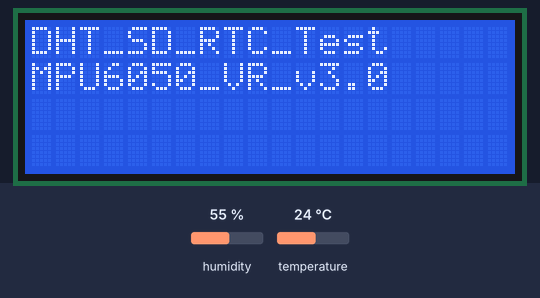
The sketch below on a simulated Arduino Mega 2560, built with avr-gcc and run on an emulated ATmega2560. On the bench: 20×4 character LCD. The test bench sets the inputs (shaded band); at power-on: humidity 55 %, temperature 24 °C. The local clock reads 2024-03-15 10:24:30 at power-on unless the sketch sets it; storage starts empty; what the sketch prints to the serial monitor is not drawn.

Above: at 4.2 s.
At 9.4 s:
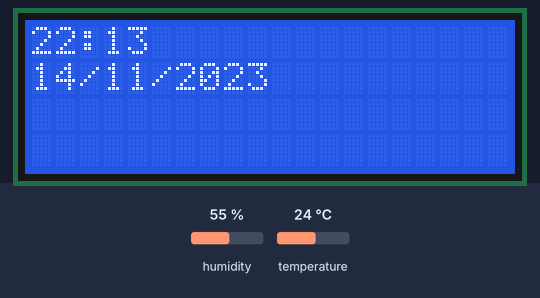
9.5 s: humidity set to 22 %
At 18.6 s:
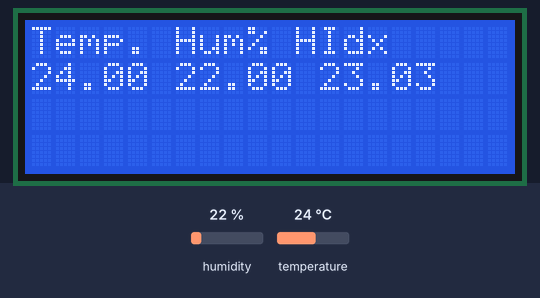
39.7 s: temperature set to 12 °C
At 49.4 s:
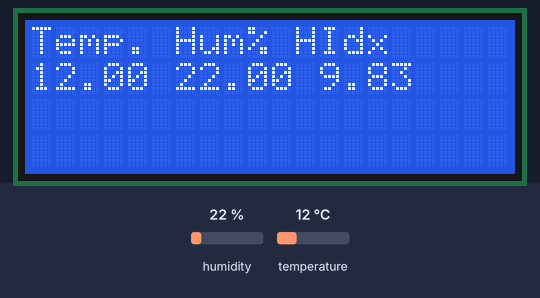
Timing chart, 0 to 50.9 s (numbered marks = the images above; inputs shaded):
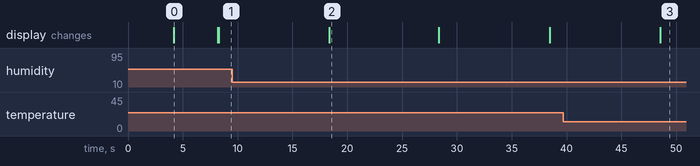

The sketch:

DHT_SD_RTC_LCD_MPU6050_Test_VR_v4.0.ino
```cpp
// temperature, humidity reading from DHT11 on Arduino Mega
// read data from MPU 6050
// read the data and show on LCD Display 2 lines 16 chars
// DONE set time stamp using RTC

// DONE store data in a log file using DataLogger dataDHT.txt file store all information on Date,time,Temp.,Humidity, HIndex.

#include <SPI.h>
#include<SD.h>
File myFile;

// change this to match your SD shield or module;
//     Arduino Ethernet shield: pin 4
//     Adafruit SD shields and modules: pin 10
//     Sparkfun SD shield: pin 8
const int chipSelect = 10;


#include <Adafruit_MPU6050.h>
#include <Adafruit_Sensor.h>
#include <Wire.h>
Adafruit_MPU6050 mpu;


#include <LiquidCrystal_I2C.h>
LiquidCrystal_I2C lcd(0x27,20,4);  // set the LCD address to 0x27 for a 16 chars and 2 line display

//********************TEMPERATURE AND HUMIDITY TEST
#include "DHT.h"
#define DHTPIN 9     // Digital pin connected to the DHT sensor


// Feather HUZZAH ESP8266 note: use pins 3, 4, 5, 12, 13 or 14 --
// Pin 15 can work but DHT must be disconnected during program upload.

// Uncomment whatever type you're using!

#define DHTTYPE DHT11   // DHT 11


//#define DHTTYPE DHT22   // DHT 22  (AM2302), AM2321
//#define DHTTYPE DHT21   // DHT 21 (AM2301)

// Connect pin 1 (on the left) of the sensor to +5V
// NOTE: If using a board with 3.3V logic like an Arduino Due connect pin 1
// to 3.3V instead of 5V!
// Connect pin 2 of the sensor to whatever your DHTPIN is
// Connect pin 4 (on the right) of the sensor to GROUND
// Connect a 10K resistor from pin 2 (data) to pin 1 (power) of the sensor

// Initialize DHT sensor.
// Note that older versions of this library took an optional third parameter to
// tweak the timings for faster processors.  This parameter is no longer needed
// as the current DHT reading algorithm adjusts itself to work on faster procs.
DHT dht(DHTPIN, DHTTYPE);
float t, h, f, hic;

// Date and time functions using a DS1307 RTC connected via I2C and Wire lib
// On MEGA Datashield SDA and SCL must be connected to pin 21 & 20
#include "RTClib.h"
RTC_DS1307 rtc;
char daysOfTheWeek[7][12] = {"Sunday", "Monday", "Tuesday", "Wednesday", "Thursday", "Friday", "Saturday"};

  // following line sets the RTC to the date & time this sketch was compiled
  // rtc.adjust(DateTime(F(__DATE__), F(__TIME__)));
  // This line sets the RTC with an explicit date & time, for example to set
  // January 21, 2014 at 3am you would call:
  // rtc.adjust(DateTime(2014, 1, 21, 3, 0, 0));

 String dataString;


void setup() {
  Serial.begin(9600);
// initialize SD data logger SD card R/W
Serial.print("Initializing SD card...");
  // On the Ethernet Shield, CS is pin 4. It's set as an output by default.
  // Note that even if it's not used as the CS pin, the hardware SS pin
  // (10 on most Arduino boards, 53 on the Mega) must be left as an output
  // or the SD library functions will not work.
  int SS=53;
  pinMode(SS, OUTPUT);

  if (!SD.begin(chipSelect, 11, 12, 13)) {
    Serial.println("initialization failed! VR");
    return;
  }
  Serial.println("initialization done.");

if (SD.exists("dataDHT.txt")) {
    Serial.println("dataDHT.txt exists.");
  }
  else {
    Serial.println("dataDHT.txt doesn't exist.");

  // open a new file and immediately close it:
  Serial.println("Creating dataDHT.txt...");
  myFile = SD.open("dataDHT.txt", FILE_WRITE);
  myFile.close();
  }


   // initialize the lcd !!!!!!!!!!!!!!!!!!!!!
  lcd.init();
  // Print a message to the LCD.
  lcd.backlight();
  lcd.clear();
  lcd.setCursor(0,0);
  lcd.print("LCD Display");
  lcd.setCursor(0,1);
  lcd.println("on Mega by Valy ");
  delay(4000);
  lcd.clear();
  lcd.setCursor(0,0);
  lcd.print("DHT_SD_RTC_Test");
  lcd.setCursor(0,1);
  lcd.print("MPU6050_VR_v3.0");
  delay(4000);
  lcd.clear();


  // Try to initialize DHT Sensor for Temp, Hum and Headindex!!!
 dht.begin();


   // Try to initialize MPU-5060!!!
   mpu.begin();
  if (!mpu.begin()) {
    Serial.println("Failed to find MPU6050 chip");
    while (1) {
      delay(10);
    }
  }
  lcd.clear();
  lcd.setCursor(0,0);
  lcd.println("MPU6050 Found!");

  mpu.setAccelerometerRange(MPU6050_RANGE_8_G);
  Serial.print("Accelerometer range set to: ");
  switch (mpu.getAccelerometerRange()) {
  case MPU6050_RANGE_2_G:
    Serial.println("+-2G");
    break;
  case MPU6050_RANGE_4_G:
    Serial.println("+-4G");
    break;
  case MPU6050_RANGE_8_G:
    Serial.println("+-8G");
    break;
  case MPU6050_RANGE_16_G:
    Serial.println("+-16G");
    break;
  }
  mpu.setGyroRange(MPU6050_RANGE_500_DEG);
  Serial.print("Gyro range set to: ");
  switch (mpu.getGyroRange()) {
  case MPU6050_RANGE_250_DEG:
    Serial.println("+- 250 deg/s");
    break;
  case MPU6050_RANGE_500_DEG:
    Serial.println("+- 500 deg/s");
    break;
  case MPU6050_RANGE_1000_DEG:
    Serial.println("+- 1000 deg/s");
    break;
  case MPU6050_RANGE_2000_DEG:
    Serial.println("+- 2000 deg/s");
    break;
  }

  mpu.setFilterBandwidth(MPU6050_BAND_21_HZ);
  Serial.print("Filter bandwidth set to: ");
  switch (mpu.getFilterBandwidth()) {
  case MPU6050_BAND_260_HZ:
    Serial.println("260 Hz");
    break;
  case MPU6050_BAND_184_HZ:
    Serial.println("184 Hz");
    break;
  case MPU6050_BAND_94_HZ:
    Serial.println("94 Hz");
    break;
  case MPU6050_BAND_44_HZ:
    Serial.println("44 Hz");
    break;
  case MPU6050_BAND_21_HZ:
    Serial.println("21 Hz");
    break;
  case MPU6050_BAND_10_HZ:
    Serial.println("10 Hz");
    break;
  case MPU6050_BAND_5_HZ:
    Serial.println("5 Hz");
    break;
  }
  Serial.println("");


    // Try to initialize RTC for time and date!!!!!!!!!!!!!!!

  rtc.begin();
  rtc.adjust(DateTime(F(__DATE__), F(__TIME__)));
    if (!rtc.begin()) {
      Serial.println("Couldn't find RTC");
      while (1);
    }

          if (! rtc.isrunning()) {
            Serial.println("RTC is NOT running!");
            rtc.adjust(DateTime(F(__DATE__), F(__TIME__)));
          }
     // following line sets the RTC to the date & time this sketch was compiled
     // rtc.adjust(DateTime(F(__DATE__), F(__TIME__)));
    //  This line sets the RTC with an explicit date & time, for example to set
    //  January 21, 2014 at 3am you would call:
    //  rtc.adjust(DateTime(2014, 1, 21, 3, 0, 0));


}

void dateTimeLCD(){
 DateTime now = rtc.now();
 lcd.clear();

      Serial.print(now.year(), DEC);
      Serial.print('/');
      Serial.print(now.month(), DEC);
      Serial.print('/');
      Serial.print(now.day(), DEC);
      Serial.print(" (");
      Serial.print(daysOfTheWeek[now.dayOfTheWeek()]);
      Serial.print(") ");
      Serial.print(now.hour(), DEC);
      Serial.print(':');
      Serial.print(now.minute(), DEC);
      Serial.print(':');
      Serial.print(now.second(), DEC);
      Serial.println();


      lcd.setCursor(0,0);
      lcd.print(now.hour());
      lcd.setCursor(2,0);
      lcd.print(":");
      lcd.setCursor(3,0);
      lcd.print(now.minute(),DEC);
      lcd.setCursor(0,1);
      lcd.print(now.day(),DEC);
      lcd.setCursor(2,1);
      lcd.print("/");
      lcd.setCursor(3,1);
      lcd.print(now.month(),DEC);
      lcd.setCursor(5,1);
      lcd.print("/");
      lcd.setCursor(6,1);
      lcd.print(now.year(),DEC);
      delay(10000);
      lcd.clear();


}

void tempHumLCD(){


  // Reading temperature or humidity takes about 250 milliseconds!
  // Sensor readings may also be up to 2 seconds 'old' (its a very slow sensor)

 h = dht.readHumidity();
  // Read temperature as Celsius (the default)
 t = dht.readTemperature();
  // Read temperature as Fahrenheit (isFahrenheit = true)
 f = dht.readTemperature(true);


  // Check if any reads failed and exit early (to try again).
  if (isnan(h) || isnan(t) || isnan(f)) {

    lcd.setCursor(1,0);
    lcd.print("Failed to read DHT");
    Serial.println(F("Failed to read from DHT sensor!"));
    return;
  }


  // Compute heat index in Fahrenheit (the default)
 //float hif = dht.computeHeatIndex(f, h);
  // Compute heat index in Celsius (isFahreheit = false)
  //float hic = dht.computeHeatIndex(t, h, false);
  hic = dht.computeHeatIndex(t, h, false);

  lcd.setCursor(0,0);
  lcd.print("Temp. ");
  lcd.setCursor(0,1);
  lcd.print(String(t));
  lcd.setCursor(6,0);
  lcd.print("Hum% ");
  lcd.setCursor(6,1);
  lcd.print(h);
  lcd.setCursor(11,0);
  lcd.print("HIdx");
  lcd.setCursor(12,1);
  lcd.print(hic);
  delay(10000);

  lcd.clear();
  lcd.setCursor(0,0);


/* The sprintf function will write the formatting string and the variables into the "data" character array.
 * You provide a formatting string template, that contains placeholders for variables that you plan to insert.
 * These placeholders have a percentage sign (%) prefix.  Eg.  %s, %d, %f etc.
 * The number of placeholders must match the number of variables.
 * The variables are inserted at the placeholder position, and formatted based on the type of placeholder used.
 * %d = signed integer               %f = floating point number
 * %s = string                     %.1f = float to 1 decimal place
 * %c = character                  %.3f = float to 3 decimal places
 * %e = scientific notation          %g = shortest representation of %e or %f
 * %u = unsigned integer             %o = unsigned octal
 * %x = unsigned hex (lowercase)     %X = unsigned hex (uppercase)
 * %hd = short int                  %ld = long int
 * %lld = long long int
 * =============================================================================  */
/*
char str[16];
int t2=t;
int h2=h;
int hic2=hic;

  //sprintf(str,"T=%hd H=%hd Ix=%hd",t2,h2,hic2); // use sprintf() to compose the string str
 sprintf(str,"T=%dH=%dIdx=%d",t2,h2,hic2); // use sprintf() to compose the string str
  lcd.setCursor(0,0);
  lcd.print(str);
  lcd.setCursor(0,1);
  lcd.print("    C    %     %");
  delay(4000);
  Serial.print(F("Hum. dht: "));
  Serial.print(h);
  Serial.print(F("%  Temp. dht: "));
  Serial.print(t);
  //Serial.print(F("°C "));
  //Serial.print(f);
  Serial.print(F("Heat index dht: "));
  Serial.print(hic);
 // Serial.println(F("°C "));
  //Serial.print(hif);
  //Serial.println(F("°F"));

*/


}
 void mpuDataLCD(){
  sensors_event_t a, g, temp;
   for (int i=0; i<=50; i+=1){

   /* Get new sensor events with the readings */

  mpu.getEvent(&a, &g, &temp);

  //lcd.backlight();
  /* Print out the values */
  //lcd.scrollDisplayLeft();
  //lcd.autoscroll();
  delay(100);
  lcd.clear();
  lcd.setCursor(0,0);
  lcd.print("Acc.X: ");
  lcd.setCursor(0,1);
  lcd.print(a.acceleration.x);
  lcd.setCursor(7,0);
  lcd.print("Y: ");
  lcd.setCursor(7,1);
  lcd.print(a.acceleration.y);
  lcd.setCursor(11,0);
  lcd.print(" Z:");
  lcd.setCursor(12,1);
  lcd.print(a.acceleration.z);
  //lcd.println(" m/s^2");

   }
 for (int i=0; i<=50; i+=1){

  mpu.getEvent(&a, &g, &temp);
 delay(100);
  lcd.clear();
  lcd.setCursor(0,0);
  lcd.print("Rot.X:");
  lcd.setCursor(0,1);
  lcd.print(g.gyro.x);
  lcd.setCursor(7,0);
  lcd.print("Y: ");
  lcd.setCursor(7,1);
  lcd.print(g.gyro.y);
  lcd.setCursor(11,0);
  lcd.print(" Z: ");
  lcd.setCursor(12,1);
  lcd.print(g.gyro.z);

 }

  mpu.getEvent(&a, &g, &temp);
  //Serial.println(" rad/s");
   delay(1000);
    lcd.clear();
 lcd.setCursor(0,0);
  lcd.print("Temp. MPU6050: ");
   lcd.setCursor(0,1);
  lcd.print(temp.temperature);
  lcd.print(" C");

  Serial.println("");
  delay(1000);


 }

void dataLoggerSD() { //Store data in csv on sd card

    int sensor = 0;                                  // make a string for assembling the data to log:


    DateTime now = rtc.now();

    dataString  = now.day();
    dataString += "/";
    dataString  += now.month();
    dataString += "/";
    dataString  += now.year();
    dataString += ",";
    dataString += now.hour();
    dataString += ":";
    dataString  += now.minute();
    dataString += ":";
    dataString  += now.second();
    dataString += ",";
    sensor = t;// temperature from DHT11 sensor
    dataString += String(sensor);
    dataString += ",";
    sensor = h;// humidity from DHT11 sensor
    dataString += String(sensor);
    dataString += ",";
    sensor = hic;// heatindex from DHT11 sensor
    dataString += String(sensor);
//    Serial.println();
//    Serial.print("Hic: ");
//    Serial.print(sensor);
//    Serial.println();

  // print to the serial port too:
  Serial.println("Datastring to be record in SD card: Date,Time,Temperature,Humidity,Heat indx");
  Serial.println(dataString);// the sring will be write in a file on SD card ( still to be done)
 myFile = SD.open("dataDHT.txt", FILE_WRITE);

  // if the file opened okay, write to it:
  if (myFile) {
    Serial.print("Writing to dataDHT.txt...");
    myFile.println(dataString);
  // close the file:
    myFile.close();
    Serial.println("Writing data done.");
  } else {
    // if the file didn't open, print an error:
    Serial.println("error opening dataDHT.txt");
  }

  // Take 1 measurement every 500 milliseconds
  delay(10000);

}


void loop() {

  dateTimeLCD();//dysply data and time on LCD
 // mpuDataLCD(); //display accellerometer and XYZ rotation angular accelleration on LCD
  tempHumLCD(); //Display Temperature, Humidity and Healt Temprature Index
  dataLoggerSD();//Store Data,Time,temperature,Humidity and Health Temperature Index on dataDHT.txt file on SD Card.


}
```

Measured:
- what the display in image 0 shows lasts 4.0 s, from 4.2 s to 8.2 s
- what the display in image 2 shows lasts 10.0 s, from 18.3 s to 28.3 s
